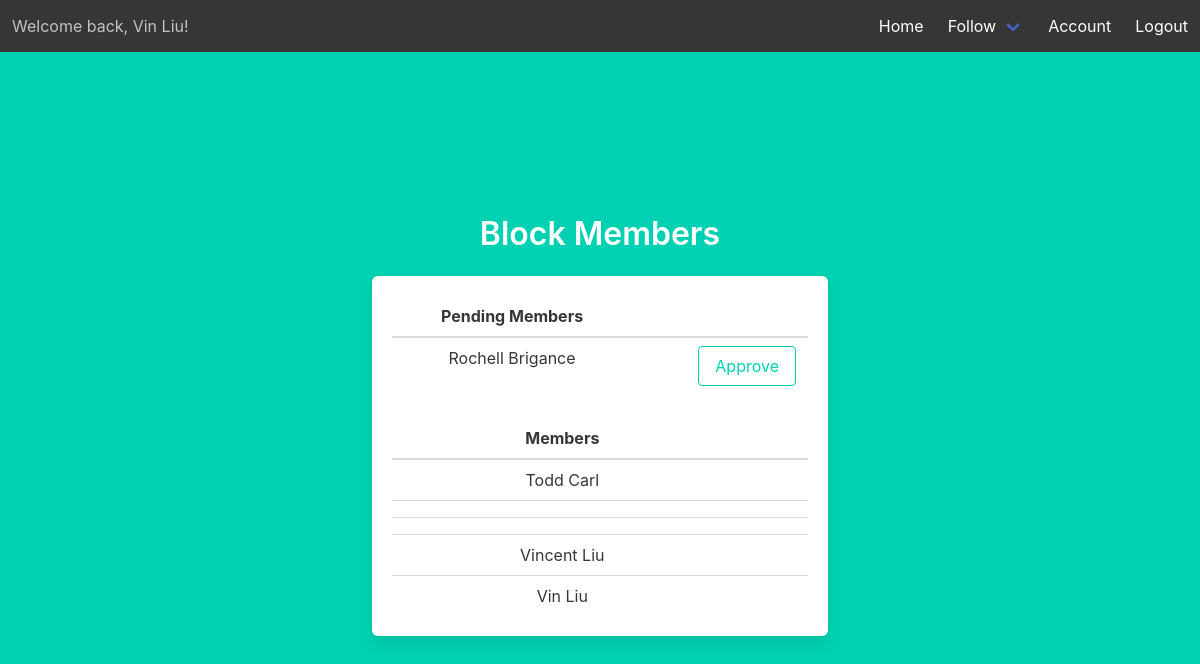
Screenshot of /block-members (signed in) with the database file from the repository.
### models.py (models this page shows)
class Users(UserMixin, db.Model):
    __tablename__ = 'Users'
    id = db.Column(db.Integer, primary_key=True)
    email = db.Column(db.String(45), unique=True, nullable=False)
    pword = db.Column(db.String(45), nullable=False)
    fname = db.Column(db.String(45), nullable=False)
    lname = db.Column(db.String(45), nullable=False)
    street_addr = db.Column(db.String(45), nullable=False)
    cid = db.Column(db.Integer, db.ForeignKey('City.id'), nullable=False)
    uprofile = db.Column(db.Text)
    photo = db.Column(db.Text)
    last_login_timestamp = db.Column(db.DateTime, default=datetime.now())

class Membership(db.Model):
    __tablename__ = 'Membership'
    uid = db.Column(db.Integer, db.ForeignKey('Users.id'),
                    nullable=False, primary_key=True)
    bid = db.Column(db.Integer, db.ForeignKey('Blocks.id'),
                    nullable=False, primary_key=True)
    approval_count = db.Column(db.Integer, nullable=False, default=0)

### location.py (the view)
@location.route('/block-members')
@login_required
def block_members():
    my_membership = get_my_membership()
    if my_membership:
        if my_membership.approval_count == -1:
            my_block_id = get_my_membership().bid
            pending = Membership.query.filter(
                Membership.bid == my_block_id, Membership.approval_count > -1).all()
            pending_count = len(pending)
            print('-------------------')
            print(pending)
            print(pending_count)
            approved_by_you = Approval.query.filter_by(
                approver=current_user.id, bid=my_block_id).all()
            approved_by_you_uid_list = []
            if approved_by_you:
                for i in approved_by_you:
                    approved_by_you_uid_list.append(i.approvee)
            pending_users_membership = []
            for i in pending:
                if i.uid not in approved_by_you_uid_list:
                    pending_users_membership.append(
                        [Users.query.filter_by(id=i.uid).first(), i])
            approved = Membership.query.filter(
                Membership.bid == my_block_id, Membership.approval_count < 0).all()
            approved_count = len(approved)
            print('-------------------')
            print(approved)
            print(pending_count)
            approved_users_membership = []
            for i in approved:
                approved_users_membership.append(
                    [Users.query.filter_by(id=i.uid).first(), i])
        elif my_membership.approval_count > -1:
            return render_template('block-members.html', status='Pending')
        else:
            return render_template('block-members.html', status='Not')
    return render_template('block-members.html', pending_count=pending_count, pending_users_membership=pending_users_membership, approved_users_membership=approved_users_membership, approved_count=approved_count)

### location.py (called while the page is built)
@login_required
def get_my_membership():
    return Membership.query.filter_by(uid=current_user.id).first()

### templates/block-members.html (shortened to what this page needs)
{% extends "base.html" %}
{% block content %}
<div class="column is-6 is-offset-3">
    {% if status == 'Pending' %}
    <h1 class="title">
        Your membership is still pending.
    </h1>
    {% elif status == 'Not' %}
    <h1 class="title">
        You aren't a member of this block.
    </h1>
    {% else %}
    <h1 class="title">
        Block Members
    </h1>
    <div class="box">
        {% if pending_count != 0 %}
        <table class="table is-fullwidth">
            <thead>
                <tr>
                    <th>Pending Members</th>
                    <th></th>
                </tr>
            </thead>
            <tbody>
                {% for i in pending_users_membership %}
                <tr>
                    <td>{{ i[0].fname }} {{ i[0].lname }}</td>
                    <td>
                        <form method="POST" action="/block-members">
                            <div class="control has-text-right">
                                <input class="button is-primary is-outlined" type="submit" name="action"
                                    value="Approve">
                            </div>
                        </form>
                    </td>
                </tr>
                {% endfor %}
            </tbody>
        </table>
        {% endif %}
        {% if approved_count == 0 %}
        <h3 class="subtitle  is-4 has-text-primary">You're the only user in your block.</h3>
        {% else %}
        <table class="table is-fullwidth">
            <thead>
                <tr>
                    <th>Members</th>
                    <th></th>
                </tr>
            </thead>
            <tbody>
                {% for i in approved_users_membership %}
                <tr>
                    <td>{{ i[0].fname }} {{ i[0].lname }}</td>
                    <td></td>
                </tr>
                {% endfor %}
            </tbody>
        </table>
        {% endif %}
    </div>
    {% endif %}
</div>
{% endblock %}

### templates/base.html (shortened to what this page needs)
<!DOCTYPE html>
<html>
<head>
    <link rel="stylesheet" href="https://cdnjs.cloudflare.com/ajax/libs/bulma/0.7.2/css/bulma.min.css" />
</head>
<body>
    <section class="hero is-primary is-fullheight">
        <div class="hero-head">
            <nav class="navbar has-background-dark" role="navigation" aria-label="main navigation">
                {% if current_user.is_authenticated %}
                <div class="navbar-start">
                    <p class="navbar-item">
                        Welcome back, {{ current_user.fname }} {{ current_user.lname }}!
                    </p>
                </div>
                {% endif %}
                <div id="navbarMenuHeroA" class="navbar-menu ">
                    <div class="navbar-end">
                        <a href="{{ url_for('main.index') }}" class="navbar-item">
                            Home
                        </a>
                        {% if current_user.is_authenticated %}
                        <div class="navbar-item has-dropdown is-hoverable has-text-white has-background-dark">
                            <a class="navbar-link has-background-dark">
                                Follow
                            </a>
                        </div>
                        {% endif %}
                        {% if current_user.is_authenticated %}
                        <a href="{{ url_for('acc.account') }}" class="navbar-item">
                            Account
                        </a>
                        {% endif %}
                        {% if current_user.is_authenticated %}
                        <a href="{{ url_for('auth.logout') }}" class="navbar-item">
                            Logout
                        </a>
                        {% endif %}
                    </div>
                </div>
            </nav>
        </div>
        <div class="hero-body">
            <div class="container has-text-centered">
                {% block content %}
                {% endblock %}
            </div>
        </div>
    </section>
</body>
</html>

### rows the page displays
Users: fname "Vin", lname "Liu"
Users: fname "Rochell", lname "Brigance"
Users: fname "Todd", lname "Carl"
Users: fname "Vincent", lname "Liu"
